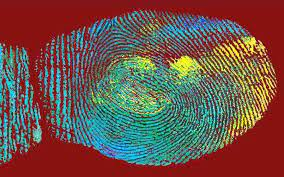
#> input picture SEC2/bgr.jpg, 284 x 177 px
$ python bgr2hsv.py
#> lines starting #> are read from the running program, lines starting #| are printed output that depends on the picture
import cv2
bgrImage= cv2.imread('bgr.jpg')
#> bgrImage is the input picture: shape (177, 284, 3); mean B, G, R 74.3, 83.1, 111.5
hsvImage= cv2.cvtColor(bgrImage, cv2.COLOR_BGR2HSV)
#> hsvImage: shape (177, 284, 3); mean H, S, V 67.2, 161.6, 137.6
cv2.imshow('BGR Image', bgrImage)
cv2.imshow('HSV Image', hsvImage)

H= hsvImage[:, :, 0]
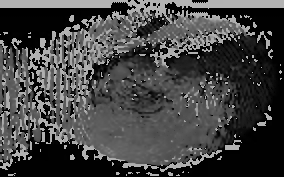
#> H: shape (177, 284); min 0, max 179, mean 67.2
S= hsvImage[:, :, 1]
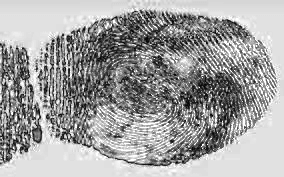
#> S: shape (177, 284); min 0, max 255, mean 161.6
V= hsvImage[:, :, 2]
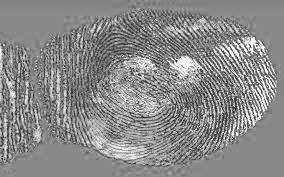
#> V: shape (177, 284); min 15, max 255, mean 137.6
cv2.imshow('HSV Image', hsvImage)
cv2.imshow('Hue', H)
cv2.imshow('Vue', V)
cv2.imshow('Saturation', S)
cv2.waitKey()
cv2.destroyWindow()
